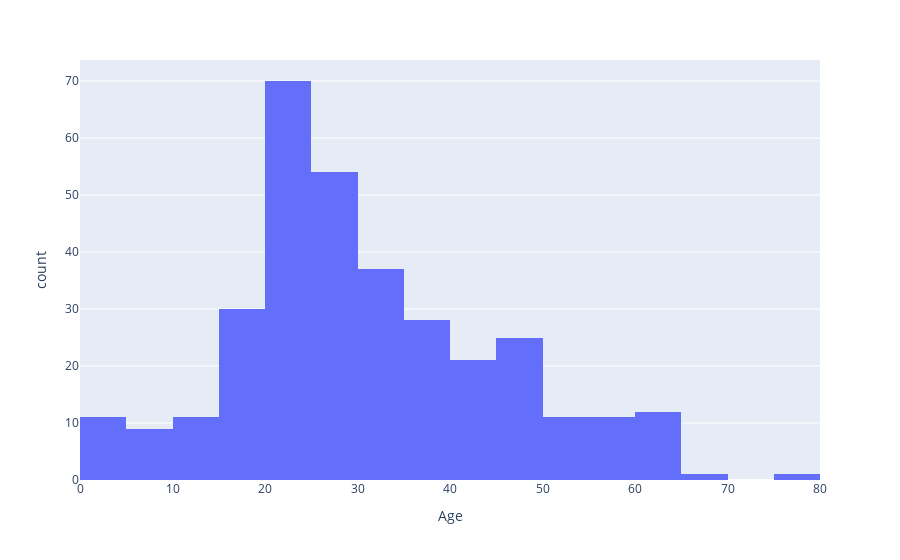

The code cell stored with this chart in its notebook:
### Code cell
px.histogram(df,'Age')

### Figure 1 — Plotly figure (JSON) as saved in the notebook; plotly's stock layout.template omitted (floating-point values rounded to 4 significant figures; data arrays with more than 128 entries replaced by an {"elided": "..."} marker saying what was removed)
{"data": [{"alignmentgroup": "True", "bingroup": "x", "hovertemplate": "Age=%{x}<br>count=%{y}<extra></extra>", "legendgroup": "", "marker": {"color": "#636efa", "pattern": {"shape": ""}}, "name": "", "offsetgroup": "", "orientation": "v", "showlegend": false, "type": "histogram", "x": {"elided": "418 float values"}, "xaxis": "x", "yaxis": "y"}], "layout": {"barmode": "relative", "legend": {"tracegroupgap": 0}, "margin": {"t": 60}, "xaxis": {"anchor": "y", "domain": [0, 1], "title": {"text": "Age"}}, "yaxis": {"anchor": "x", "domain": [0, 1], "title": {"text": "count"}}}}
